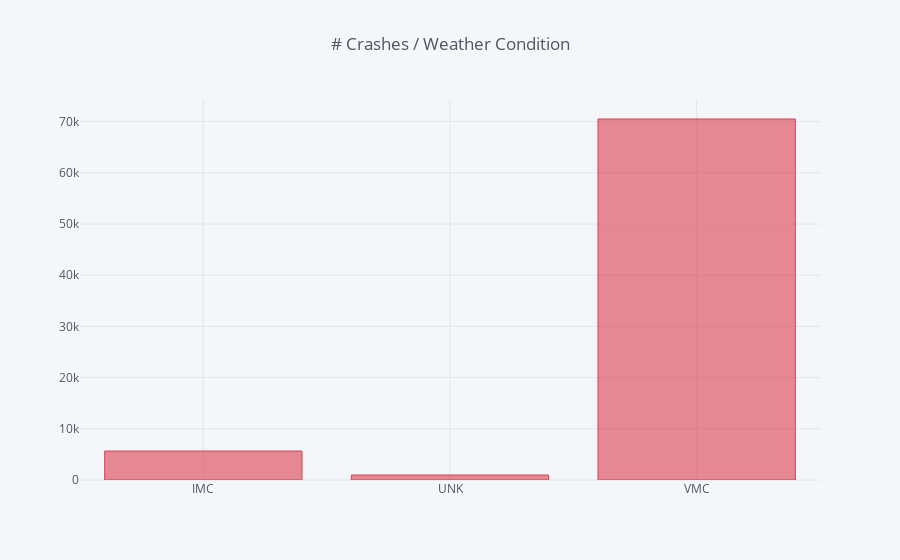

The notebook cell saved with this chart:
### Code cell
crash_data.groupby('Weather.Condition').count().iplot(kind='bar', y='Event.Id', color='red', title='# Crashes / Weather Condition')

### Figure 1 — Plotly figure (JSON) as saved in the notebook; plotly's stock layout.template omitted (floating-point values rounded to 4 significant figures)
{"data": [{"marker": {"color": "rgba(219, 64, 82, 0.6)", "line": {"color": "rgba(219, 64, 82, 1.0)", "width": 1}}, "name": "Event.Id", "orientation": "v", "text": "", "type": "bar", "x": ["IMC", "UNK", "VMC"], "y": [5660, 969, 70507]}], "layout": {"legend": {"bgcolor": "#F5F6F9", "font": {"color": "#4D5663"}}, "paper_bgcolor": "#F5F6F9", "plot_bgcolor": "#F5F6F9", "title": "# Crashes / Weather Condition", "titlefont": {"color": "#4D5663"}, "xaxis1": {"gridcolor": "#E1E5ED", "showgrid": true, "tickfont": {"color": "#4D5663"}, "title": "", "titlefont": {"color": "#4D5663"}, "zerolinecolor": "#E1E5ED"}, "yaxis1": {"gridcolor": "#E1E5ED", "showgrid": true, "tickfont": {"color": "#4D5663"}, "title": "", "titlefont": {"color": "#4D5663"}, "zerolinecolor": "#E1E5ED"}}}
